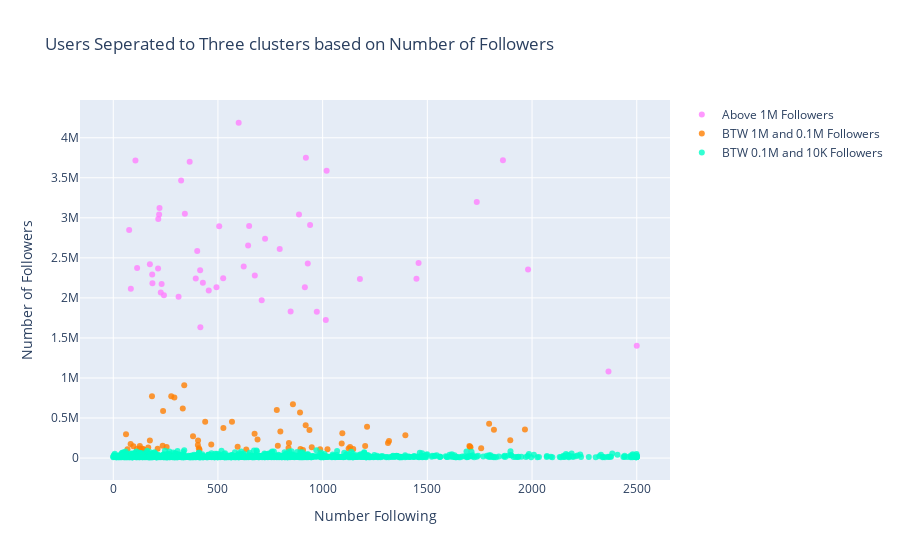

Notebook cell for this chart:
### Markdown cell above
Majority of the data **(95%)** has users with followers **less than 500**. Where as users with **500-1k followers** constitute **3%** and more than **1k followers** is **2%**.

My analysis in this notebook is only in that **2% users**. Now lets look into this cluster and see the distribution.

### Code cell
users_1m_followers = followers_following_df.loc[(followers_following_df['num_followers']>1000000)].sort_values(['num_followers'],ascending=False)
users_1m_followers['name'] = users_df['name'].iloc[users_1m_followers.index]
users_1m_followers.reset_index(level=0,inplace=True)

users_1m_less_followers = followers_following_df.loc[(followers_following_df['num_followers']>100000) & (followers_following_df['num_followers']<1000000)].sort_values(['num_followers'],ascending=False)
users_1m_less_followers['name'] = users_df['name'].iloc[users_1m_less_followers.index]
users_1m_less_followers.reset_index(level=0,inplace=True)
users_1m_less_followers

users_less_lm_followers = followers_following_df.loc[(followers_following_df['num_followers']>10000) & (followers_following_df['num_followers']<100000)].sort_values(['num_followers'],ascending=False)
users_less_lm_followers['name'] = users_df['name'].iloc[users_less_lm_followers.index]
users_less_lm_followers.reset_index(level=0,inplace=True)

trace1 =go.Scatter(
                    x = users_1m_followers.num_following,
                    y = users_1m_followers.num_followers,
                    mode = "markers",
                    name = "Above 1M Followers",
                    marker = dict(color = 'rgba(255, 128, 255, 0.8)'),
                    text= users_1m_followers.name)

trace2 =go.Scatter(
                    x = users_1m_less_followers.num_following,
                    y = users_1m_less_followers.num_followers,
                    mode = "markers",
                    name = "BTW 1M and 0.1M Followers",
                    marker = dict(color = 'rgba(255, 128, 2, 0.8)'),
                    text= users_1m_less_followers.name)

trace3 =go.Scatter(
                    x = users_less_lm_followers.num_following,
                    y = users_less_lm_followers.num_followers,
                    mode = "markers",
                    name = "BTW 0.1M and 10K Followers",
                    marker = dict(color = 'rgba(0, 255, 200, 0.8)'),
                    text= users_less_lm_followers.name)

data = [trace1,trace2,trace3]
layout = dict(title = 'Users Seperated to Three clusters based on Number of Followers',
              xaxis= dict(title= 'Number Following',ticklen= 5,zeroline= False),
              yaxis= dict(title= 'Number of Followers',ticklen= 5,zeroline= False)
             )
fig = dict(data = data, layout = layout)
iplot(fig)

### Figure 1 — Plotly figure (JSON) as saved in the notebook; plotly's stock layout.template omitted (floating-point values rounded to 4 significant figures; data arrays with more than 128 entries replaced by an {"elided": "..."} marker saying what was removed)
{"data": [{"marker": {"color": "rgba(255, 128, 255, 0.8)"}, "mode": "markers", "name": "Above 1M Followers", "text": ["Rohan Seth", "Marc Andreessen", "Paul Davison", "Jared Leto", "🆑 Chris Lyons", "Tiffany Haddish", "Felicia Horowitz", "Bomani X", "Scooter", "Van Jones", "Shaka Senghor", "Meek Mill", "Ben Horowitz", "Andrew Chen", "Josh Constine", "Anu", "Gayle", "Nait Jones", "Jeff Carvalho", "FADIA", "Maran Nelson", "Erika Batista", "Jasmine Martin", "Harry Stebbings", "Katie Stanton", "Virgil Abloh™", "Erik Torenberg", "stephanie saffa simon", "Karen Civil", "Sam Altman", "Joe Budden", "Shondra Washington", "Alexia Bonatsos", "Swan Sit", "Katie Longmyer", "Imani Ellis", "21 Savage", "Sheel Mohnot", "Alexis Gay", "Ronen V", "Ashton", "Eugene Baah", "Mason", "Ryan Dawidjan", "Eric Weinstein", "🍉Adam Altman", "Julie Wenah", "D-Nice", "Punch TDE", "Metro Boomin", "James Andrews", "Kat Cole"], "type": "scatter", "x": [599, 920, 1861, 106, 365, 1019, 324, 1736, 221, 342, 887, 219, 215, 940, 649, 506, 76, 725, 644, 795, 401, 1458, 929, 175, 623, 114, 214, 1981, 415, 186, 676, 525, 394, 1448, 1178, 428, 187, 231, 493, 915, 84, 456, 227, 242, 312, 709, 847, 972, 1015, 416, 2500, 2365], "y": [4187268, 3749921, 3718334, 3715696, 3700203, 3586951, 3465827, 3197026, 3123202, 3049558, 3042537, 3042347, 2985553, 2910502, 2897457, 2895587, 2847024, 2738780, 2655710, 2610754, 2585756, 2434856, 2430867, 2421025, 2391944, 2372345, 2367495, 2353743, 2344717, 2293228, 2278606, 2245079, 2240899, 2239063, 2235311, 2189745, 2184280, 2173829, 2134145, 2133100, 2114659, 2091840, 2067895, 2034208, 2013999, 1972018, 1829099, 1828576, 1725367, 1633165, 1401166, 1081363]}, {"marker": {"color": "rgba(255, 128, 2, 0.8)"}, "mode": "markers", "name": "BTW 1M and 0.1M Followers", "text": ["Just Blaze", "Ramy Youssef", "Scottie Beam", "Gary Vaynerchuk", "Baron Davis", "Naval", "Siri", "Hannibal Buress", "Drue Kataoka", "Jasmine Solano", "Grant Cardone", "Noelle Chesnut Whitmore", "Kwame Anku", "Samia Grand-Pierre", "Sriram Krishnan", "Michael “Kiko” Akiko", "Armand𓅓 Saramout", "Abraxas Higgins", "Justin Williams", "Francesca Hogi", "Crystal Mais", "Beautiful Fcking Being", "John Lee", "Wiz Khalifa", "Noah Lichtenstein", "Sterling Proffer", "Alexis Ohanian", "Sahil Lavingia", "Rob Moore", "Toni Thai Sterrett", "Amanda Slavin", "Leah Lamarr", "Mark Cuban", "Justine Bateman", "Daymond John", "Ryan Hoover", "🌸Ros Gold Onwude", "Lenny S Santiago", "Samantha Rose Stein", "JT Foxx", "Kevin Hart", "Garry Tan 🍔", "Lewis Howes", "B. Simone", "MattyJ Ade", "Spectacular Smith", "Brianne Kimmel", "Ava DuVernay", "Lauren Tickner", "Russell Brunson", "The Game", "Chamath Palihapitiya", "MATT ANDREWS", "Paul Ripke", "Tim Ferriss", "Lynnette Astaire", "balajis", "Rahaf Harfoush", "Tai Lopez", "Tyrese Gibson", "Sonny Digital", "Tanner Chidester", "Mashhoor Aldubayan", "SWIZZ BEATZ", "Nabeel Koshak"], "type": "scatter", "x": [339, 277, 185, 292, 858, 332, 781, 238, 892, 439, 567, 1795, 919, 1212, 526, 1966, 1818, 937, 798, 1094, 675, 61, 1395, 381, 689, 1896, 175, 405, 1317, 1312, 839, 1091, 83, 468, 404, 786, 236, 1203, 1701, 127, 96, 1703, 594, 255, 1131, 1706, 948, 167, 837, 409, 1757, 127, 1124, 140, 212, 1146, 113, 894, 68, 1023, 988, 635, 145, 412, 906], "y": [909614, 771647, 771588, 755449, 673206, 617280, 600422, 587083, 569645, 454656, 452789, 427311, 410977, 389962, 376148, 355952, 352283, 348855, 331614, 309633, 302734, 298657, 283934, 271182, 231138, 221152, 219544, 219472, 213375, 187589, 186843, 182487, 175728, 168141, 161487, 153755, 153195, 151771, 149085, 149070, 148653, 142604, 139573, 139550, 136494, 135014, 133538, 131018, 125157, 123713, 123199, 118150, 118136, 115071, 114613, 113344, 112888, 111721, 110476, 108744, 108484, 106923, 106842, 104852, 100584]}, {"marker": {"color": "rgba(0, 255, 200, 0.8)"}, "mode": "markers", "name": "BTW 0.1M and 10K Followers", "text": {"elided": "1158 str values"}, "type": "scatter", "x": {"elided": "1158 int values"}, "y": {"elided": "1158 int values"}}], "layout": {"title": {"text": "Users Seperated to Three clusters based on Number of Followers"}, "xaxis": {"ticklen": 5, "title": {"text": "Number Following"}, "zeroline": false, "type": "linear", "range": [-159.4, 2659.0], "autorange": true}, "yaxis": {"ticklen": 5, "title": {"text": "Number of Followers"}, "zeroline": false, "type": "linear", "range": [-296000.0, 4493000.0], "autorange": true}, "autosize": true}}
